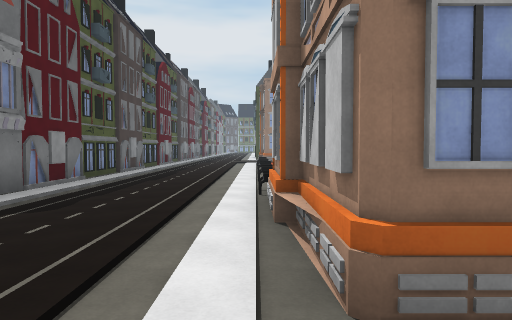
[1] (above)

24 first-person views from a walk through a Unity game level. The camera is 1.5 m above the floor, tilts 2° down and sees 70° across. The floor is counted in squares, 2 m on a side. Each view is taken from the middle of a square. On the plan, view 1 faces up. The plan holds only what a view shows up to about 11 squares ahead; the rest is blank. The place goes on beyond the plan. The player character is not drawn. Some animated figures are not drawn.

[2]
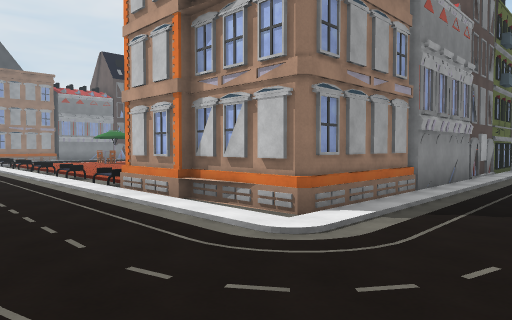

[3]
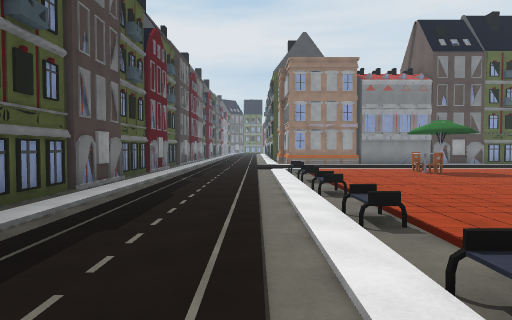

[4]
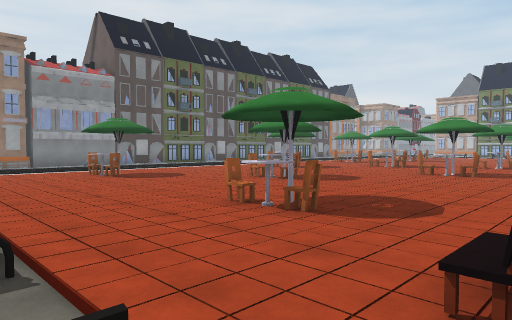

[5]
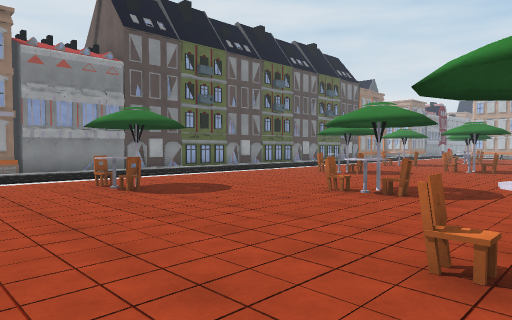

[6]
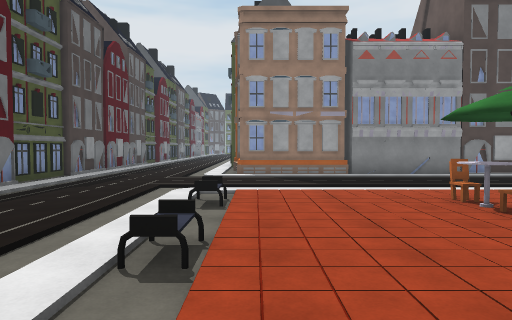

[7]
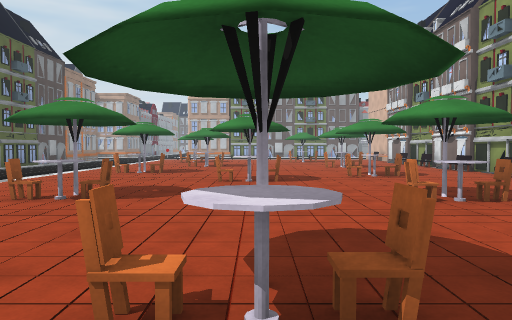

[8]
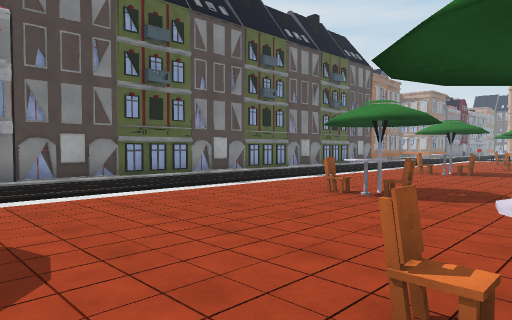

[9]
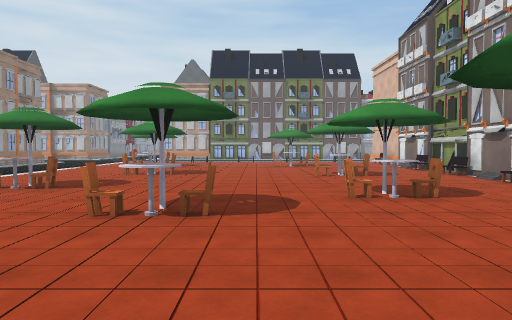

[10]
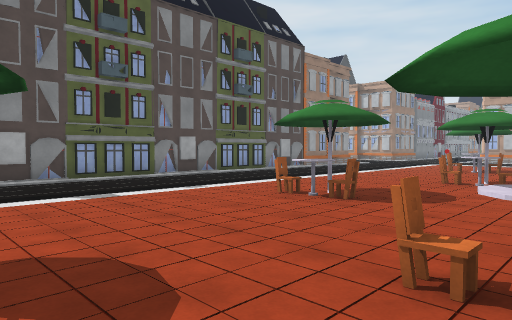

[11]
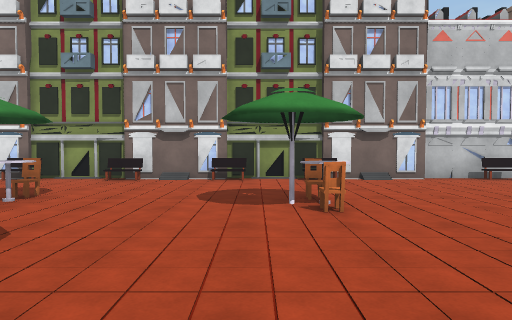

[12]
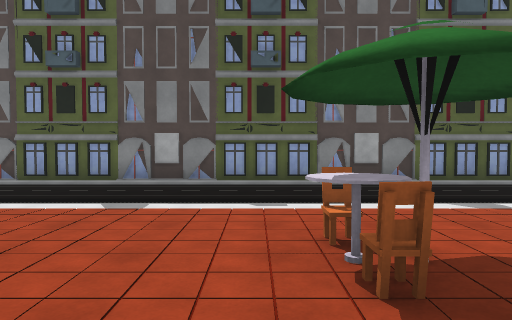

[13]
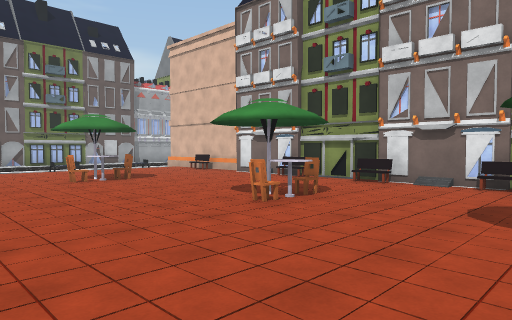

[14]
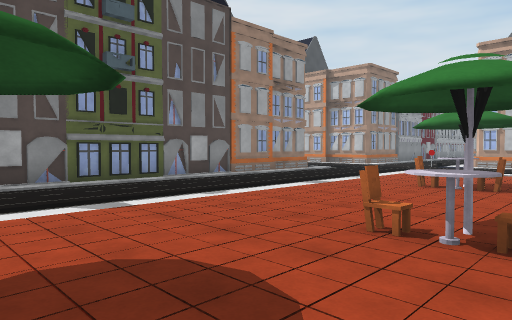

[15]
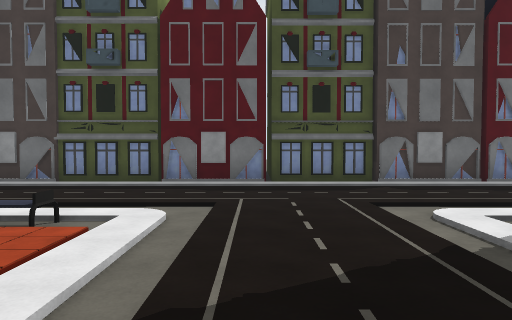

[16]
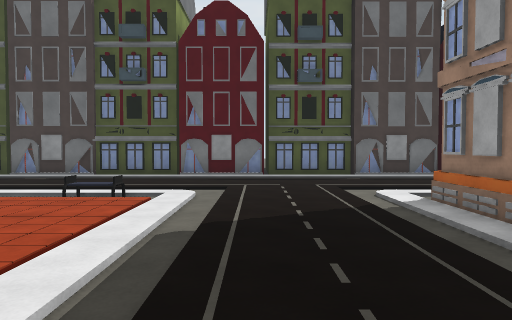

[17]
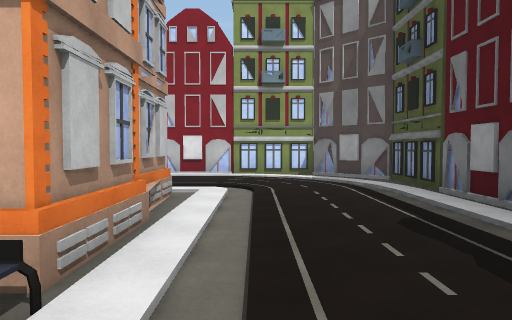

[18]
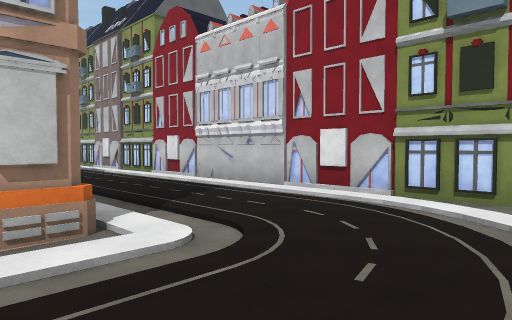

[19]
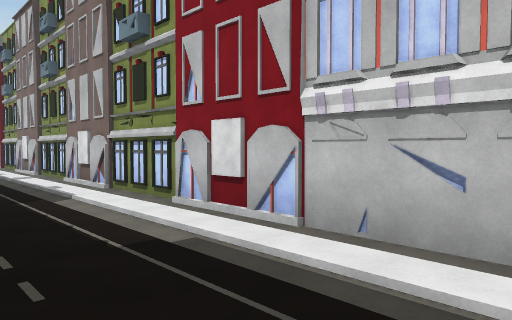

[20]
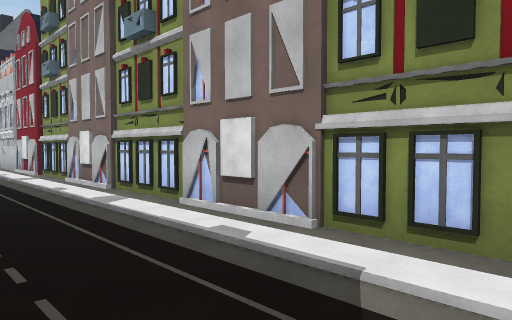

[21]
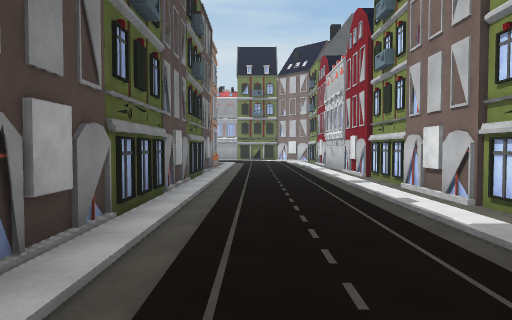

[22]
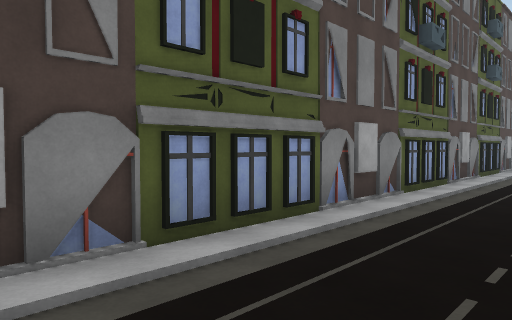

[23]
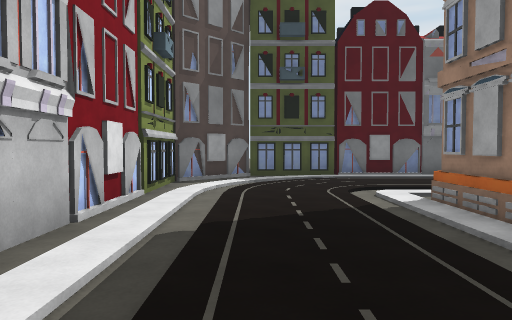

[24]
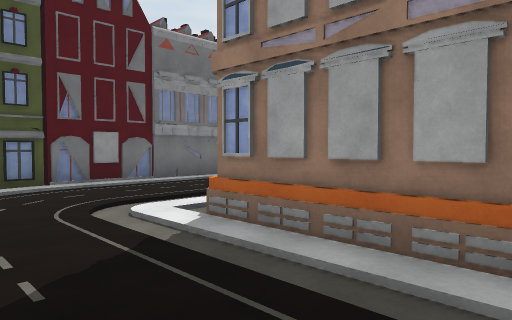

### Floor plan
Key: @ floor where view 1 was taken; # wall or solid block; . floor; B building; E bench; C chair; U umbrella; T table.
Columns run from 6 left of view 1 to 27 right of it. Each row starts with its distance up from view 1.
 23  #....
 22  B.....BBBB####BBB##B#B#BB###B
 21  B............................
 20  #.............................
 19 ##..............................
 18  #...............................
 17  B....E..........................
 16  B........CU....C.....C......C...
 15  B........C.....TU....UC.C...TU..
 14  B....E.........C........TU..C.
 13  #...........C.....C.....C.
 12  #..........TU....UCT.........
 11  B....E......C....................
 10  B.......C......C...C........CU...
  9   ....E..TU....TCU..TU...UC..C....
  8  #B......C...........C...C.......
  7  #....E.........................
  6  #B....BE  ....E.........E.E...
  5  #.....B   EE###BB###BB###B###
  4  #.....B
  3  #.....B
  2  #.....BBBB####B####B#B#B###
  1  B..........................
  0  #B...@...... ..............
 -1  #..........................
 -2  ##.........................
 -3   ###B##BB###BBB#B#BB#B#BB##B
 -4                    B
 -5                    B

Where each view was taken, in squares from view 1:
view 1: 0 up, 0 right, facing up
view 2: 1 down, 3 left, facing up-right
view 3: 5 up, 1 left, facing up
view 4: 6 up, 0 right, facing up-right
view 5: 9 up, 1 right, facing up-right
view 6: 11 up, 1 right, facing up
view 7: 12 up, 5 right, facing right
view 8: 12 up, 5 right, facing up-right
view 9: 11 up, 9 right, facing right
view 10: 12 up, 11 right, facing up-right
view 11: 14 up, 11 right, facing down
view 12: 13 up, 15 right, facing up
view 13: 13 up, 15 right, facing down-right
view 14: 13 up, 16 right, facing up-right
view 15: 19 up, 4 right, facing left
view 16: 19 up, 6 right, facing left
view 17: 8 up, 1 left, facing down
view 18: 3 up, 3 left, facing down-right
view 19: 0 up, 3 right, facing down-right
view 20: 0 up, 8 right, facing down-right
view 21: 0 up, 10 right, facing right
view 22: 1 down, 8 right, facing up-right
view 23: 1 down, 6 right, facing left
view 24: 1 down, 4 right, facing up-left
